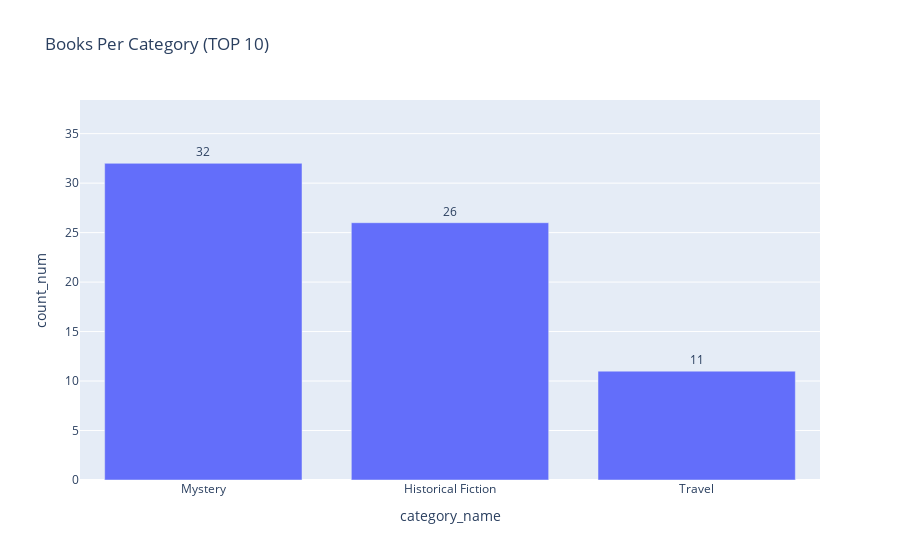

Notebook code for this chart:
### Markdown cell above
## 막대 그래프 생성

### Code cell
#카테고리별 책의 수
cat_cnt=df["category"].value_counts().reset_index().head(10) # .value_counts -> 집계해주는 함수(group by 대체) .reset_index ->?
cat_cnt.columns = ["category_name","count_num"]

fig = px.bar(
    cat_cnt,
    x="category_name",
    y="count_num",
    text = "count_num",
    title = "Books Per Category (TOP 10)"
)

fig.update_traces(textposition="outside")
fig.update_layout(
    yaxis=dict(range=[0, cat_cnt["count_num"].max() * 1.2])  # 최대값보다 20% 크게
)


fig.show()

### Figure 1 — Plotly figure (JSON) as saved in the notebook; plotly's stock layout.template omitted (floating-point values rounded to 4 significant figures)
{"data": [{"alignmentgroup": "True", "hovertemplate": "category_name=%{x}<br>count_num=%{text}<extra></extra>", "legendgroup": "", "marker": {"color": "#636efa", "pattern": {"shape": ""}}, "name": "", "offsetgroup": "", "orientation": "v", "showlegend": false, "text": [32, 26, 11], "textposition": "outside", "type": "bar", "x": ["Mystery", "Historical Fiction", "Travel"], "xaxis": "x", "y": [32, 26, 11], "yaxis": "y"}], "layout": {"barmode": "relative", "legend": {"tracegroupgap": 0}, "title": {"text": "Books Per Category (TOP 10)"}, "xaxis": {"anchor": "y", "domain": [0, 1], "title": {"text": "category_name"}}, "yaxis": {"anchor": "x", "domain": [0, 1], "range": [0, 38.4], "title": {"text": "count_num"}}}}
